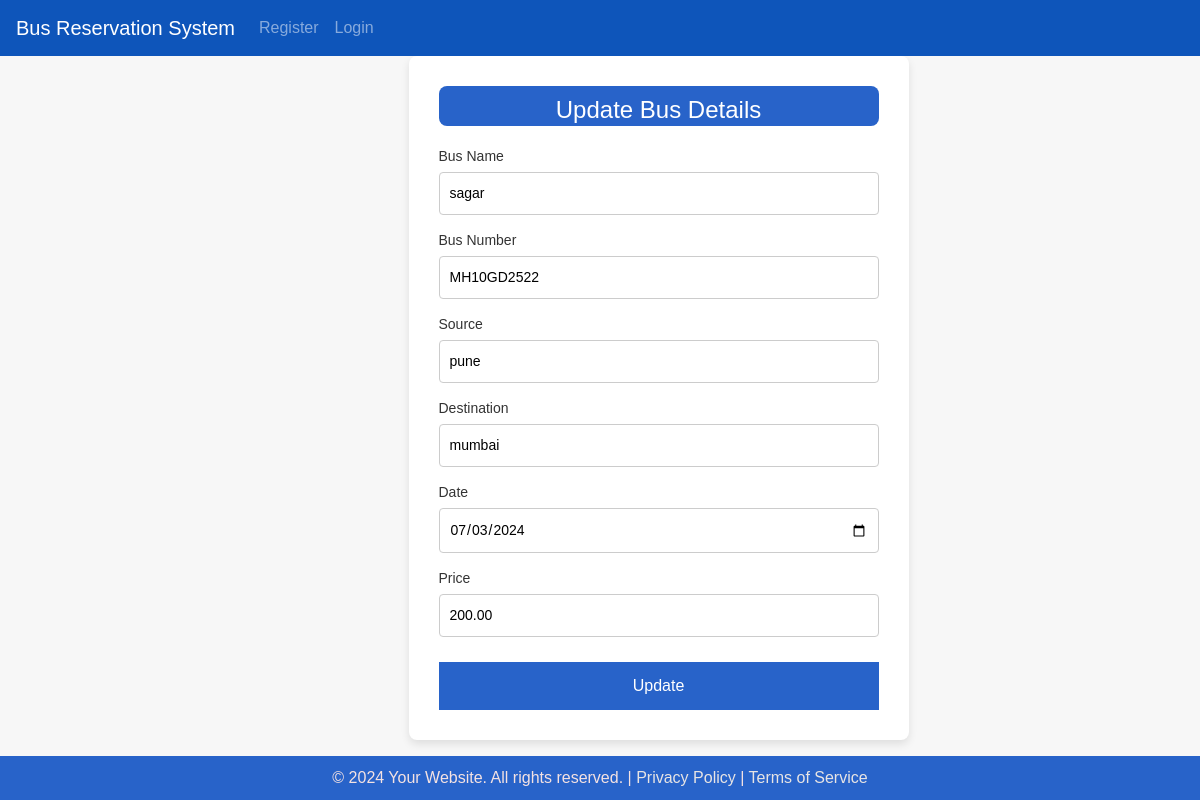
The app's page /updatebus/2/ (signed in) with its own data.
### myapp/models.py (models this page shows)
class Bus(models.Model):
    bus_name = models.CharField(max_length=255)
    seat_price = models.DecimalField(max_digits=6, decimal_places=2)
    bus_no = models.CharField(max_length=255)
    source = models.CharField(max_length=255)
    destination = models.CharField(max_length=255)
    date = models.DateField()
    seat = models.PositiveIntegerField(default=1)

### myapp/views.py (the view)
# urls.py: path('updatebus/<int:id>/',views.update_bus,name='update_bus'),
@login_required(login_url='login')
def update_bus(request,id):
    s = Bus.objects.get(pk=id)
    return render(request,"udpate_bus.html", {"buses": s,})

### templates/udpate_bus.html (shortened to what this page needs)
<!DOCTYPE html>
<html lang="en">
<head>
    {% load static %}
    <link rel="stylesheet" href="https://stackpath.bootstrapcdn.com/bootstrap/4.5.2/css/bootstrap.min.css">
    <link rel="stylesheet" type="text/css" href="{% static 'css/style.css' %}">
    <link rel="stylesheet" type="text/css" href="{% static 'css/nav.css' %}">
    <link rel="stylesheet" type="text/css" href="{% static 'css/reg.css' %}">
</head>
<body>
    {% include "navbar.html" %}
    <div class="container">
            <div class="form-container">
                <h2>Update Bus Details</h2>
                <form action="/doupdatebus/{{buses.id}}/" method="POST">
                    <div class="form-group">
                        <label for="Bus_name">Bus Name</label>
                        <input type="text" id="bus_name" name="bus_name" required value={{buses.bus_name}}>
                    </div>
                    <div class="form-group">
                        <label for="Bus_no">Bus Number</label>
                        <input type="text" id="bus_no" name="bus_no" required value={{buses.bus_no}}>
                    </div>
                    <div class="form-group">
                        <label for="source">Source</label>
                        <input type="text" id="source" name="source" required value={{buses.source}}>
                    </div>
                    <div class="form-group">
                        <label for="destination">Destination</label>
                        <input type="text" id="destination" name="destination" required value={{buses.destination}}>
                    </div>
                    <div class="form-group">
                        <label for="date">Date</label>
                        <input type="date" id="date" name="date" required value={{buses.date|date:'Y-m-d'}}>
                    </div>
                    <div class="form-group">
                        <label for="price">Price</label>
                        <input type="text" id="price" name="price" required value={{buses.seat_price}}>
                    </div>
                    <button type="submit">Update</button>
                </form>
            </div>
        </div>
    {% include "footer.html" %}
</body>
</html>

### static/css/reg.css (style rules this page uses)
body, h2, p, input, button { margin: 0; padding: 0; box-sizing: border-box; }
body { font-family: 'Arial', sans-serif; background-color: #f7f7f7; justify-content: center; align-items: center; height: 100vh; }
.form-container { background-color: #fff; padding: 30px; border-radius: 8px; box-shadow: 0 4px 8px rgba(0, 0, 0, 0.1); width: 500px; max-width: 100%; margin-left: 10%; }
.form-container h2 { margin-bottom: 20px; margin-top:0px; font-size: 24px; width: 100%; height: 40px; color: #333; padding-top: 7px; text-align: center; background-color: rgb(40, 99, 201); }
.container { display: flex; justify-content: center; align-items: flex-start; width: 100%; margin-left: 0; max-width: 1200px; }
.form-container h2 { margin-bottom: 20px; font-size: 24px; color: #fff; padding: 10px 10px; text-align: center; border-radius: 8px; background-color:rgb(40, 99, 201); }
.form-group { margin-bottom: 15px; }
.form-group label { display: block; margin-bottom: 5px; font-size: 14px; color: #333; }
.form-group input { width: 100%; padding: 10px; font-size: 14px; border: 1px solid #ccc; border-radius: 4px; }
button { width: 100%; padding: 12px; font-size: 16px; color: #fff; background-color: rgb(40, 99, 201); border: none; cursor: pointer; margin-top: 10px; }

### records on screen
Bus: bus_no "MH10GD2522", source "pune", destination "mumbai", date "07/03/2024", price "200.00"
